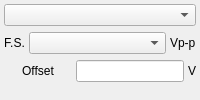
  <widget class="QDockWidget" name="m_dockTrace3">
   <property name="features">
    <set>QDockWidget::DockWidgetMovable</set>
   </property>
   <property name="allowedAreas">
    <set>Qt::LeftDockWidgetArea|Qt::RightDockWidgetArea</set>
   </property>
   <property name="windowTitle">
    <string>Trace3</string>
   </property>
   <attribute name="dockWidgetArea">
    <number>2</number>
   </attribute>
   <widget class="QWidget" name="dockWidgetContents_7">
    <layout class="QVBoxLayout" name="verticalLayout_7">
     <property name="margin">
      <number>4</number>
     </property>
     <item>
      <widget class="QComboBox" name="m_cmbTrace3">
       <property name="sizePolicy">
        <sizepolicy hsizetype="Preferred" vsizetype="Fixed">
         <horstretch>0</horstretch>
         <verstretch>0</verstretch>
        </sizepolicy>
       </property>
      </widget>
     </item>
     <item>
      <layout class="QHBoxLayout" name="_3">
       <property name="spacing">
        <number>4</number>
       </property>
       <item>
        <widget class="QLabel" name="textLabel1_2_6">
         <property name="sizePolicy">
          <sizepolicy hsizetype="Fixed" vsizetype="Fixed">
           <horstretch>0</horstretch>
           <verstretch>0</verstretch>
          </sizepolicy>
         </property>
         <property name="text">
          <string>F.S.</string>
         </property>
         <property name="alignment">
          <set>Qt::AlignCenter</set>
         </property>
         <property name="wordWrap">
          <bool>false</bool>
         </property>
        </widget>
       </item>
       <item>
        <widget class="QComboBox" name="m_cmbVFS3">
         <property name="sizePolicy">
          <sizepolicy hsizetype="Preferred" vsizetype="Fixed">
           <horstretch>0</horstretch>
           <verstretch>0</verstretch>
          </sizepolicy>
         </property>
        </widget>
       </item>
       <item>
        <widget class="QLabel" name="textLabel1_2_2_5">
         <property name="sizePolicy">
          <sizepolicy hsizetype="Fixed" vsizetype="Fixed">
           <horstretch>0</horstretch>
           <verstretch>0</verstretch>
          </sizepolicy>
         </property>
         <property name="text">
          <string>Vp-p</string>
         </property>
         <property name="wordWrap">
          <bool>false</bool>
         </property>
        </widget>
       </item>
      </layout>
     </item>
     <item>
      <layout class="QHBoxLayout" name="_2">
       <property name="spacing">
        <number>4</number>
       </property>
       <item>
        <widget class="QLabel" name="textLabel1_2_3_3">
         <property name="sizePolicy">
          <sizepolicy hsizetype="Preferred" vsizetype="Fixed">
           <horstretch>0</horstretch>
           <verstretch>0</verstretch>
          </sizepolicy>
         </property>
         <property name="text">
          <string>Offset</string>
         </property>
         <property name="alignment">
          <set>Qt::AlignCenter</set>
         </property>
         <property name="wordWrap">
          <bool>false</bool>
         </property>
        </widget>
       </item>
       <item>
        <widget class="QLineEdit" name="m_edVOffset3">
         <property name="sizePolicy">
          <sizepolicy hsizetype="Preferred" vsizetype="Fixed">
           <horstretch>0</horstretch>
           <verstretch>0</verstretch>
          </sizepolicy>
         </property>
        </widget>
       </item>
       <item>
        <widget class="QLabel" name="textLabel1_2_2_2_3">
         <property name="sizePolicy">
          <sizepolicy hsizetype="Fixed" vsizetype="Fixed">
           <horstretch>0</horstretch>
           <verstretch>0</verstretch>
          </sizepolicy>
         </property>
         <property name="text">
          <string>V</string>
         </property>
         <property name="wordWrap">
          <bool>false</bool>
         </property>
        </widget>
       </item>
      </layout>
     </item>
     <item>
      <spacer name="verticalSpacer_5">
       <property name="orientation">
        <enum>Qt::Vertical</enum>
       </property>
       <property name="sizeHint" stdset="0">
        <size>
         <width>20</width>
         <height>2</height>
        </size>
       </property>
      </spacer>
     </item>
    </layout>
   </widget>
  </widget>
